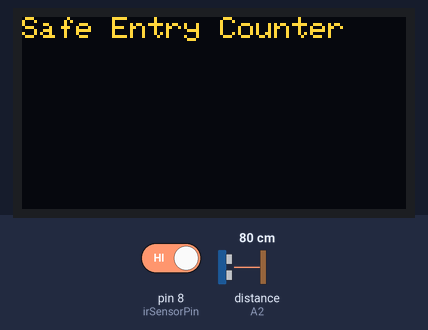
The sketch below on a simulated Arduino Uno, built with avr-gcc and run on an emulated ATmega328P. Parts: 128×64 one-colour display. Wiring (inferred from the names in the program): ultrasonic range finder: trigger A1; echo A2. The test bench sets the inputs (shaded band); at power-on: pin 8 (irSensorPin) HIGH, distance to the obstacle (sensor on A2) 80 cm. The echo pulse lasts 58.3 µs per cm; the OLED is the two-colour kind (top 16 rows yellow); what the sketch prints to the serial monitor is not drawn.

Above: at 3.2 s.
3.3 s: pin 8 (irSensorPin) driven LOW
At 4.6 s:
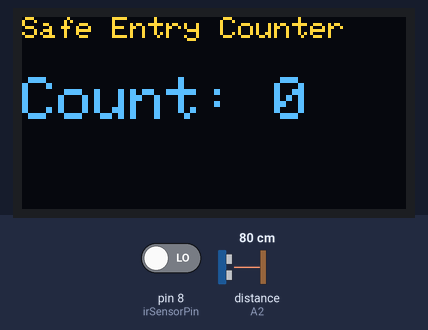
At 6.4 s:
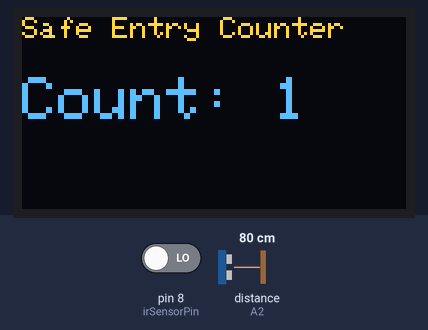
Timing chart, 0 to 7.9 s (numbered marks = the images above; inputs shaded):
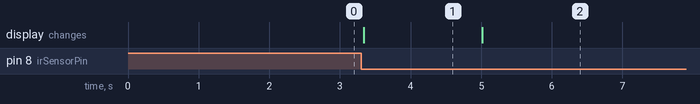

The sketch:

40_SafeEntryEncounterEystem.ino
```cpp
// Safe Entry Counter System (Single IR + Ultrasonic)
// Components: Ultrasonic Sensor, 1x IR Sensor, OLED Display

#include <Wire.h>
#include <Adafruit_GFX.h>
#include <Adafruit_SSD1306.h>

// OLED settings
#define SCREEN_WIDTH 128
#define SCREEN_HEIGHT 64
Adafruit_SSD1306 display(SCREEN_WIDTH, SCREEN_HEIGHT, &Wire, -1);

// Sensor pins
const int irSensorPin = 8;     // Single IR sensor
const int trigPin = A1;         // Ultrasonic trig
const int echoPin = A2;        // Ultrasonic echo

long duration;
int distance;
int prevDistance = 0;
int peopleCount = 0;
const int maxDistance = 120;   // cm detection zone
const int minDistance = 10;    // ignore very close noise

void setup() {
  Serial.begin(9600);

  pinMode(irSensorPin, INPUT);
  pinMode(trigPin, OUTPUT);
  pinMode(echoPin, INPUT);

  // OLED setup
  if (!display.begin(SSD1306_SWITCHCAPVCC, 0x3C)) {
    Serial.println(F("OLED not found!"));
    for (;;);
  }
  display.clearDisplay();
  display.setTextSize(1);
  display.setTextColor(WHITE);
  display.setCursor(0, 0);
  display.println("Safe Entry Counter");
  display.display();
  delay(2000);
}

void loop() {
  // Measure distance
  digitalWrite(trigPin, LOW);
  delayMicroseconds(2);
  digitalWrite(trigPin, HIGH);
  delayMicroseconds(10);
  digitalWrite(trigPin, LOW);

  duration = pulseIn(echoPin, HIGH);
  distance = duration * 0.034 / 2; // in cm

  // Check IR sensor trigger
  if (digitalRead(irSensorPin) == LOW && distance > minDistance && distance < maxDistance) {
    if (prevDistance == 0) {
      prevDistance = distance;  // store first detection distance
    } else {
      // Compare new distance to previous
      if (distance < prevDistance) {
        peopleCount++; // Person moving closer = entering
        Serial.println("Person Entered");
      } else if (distance > prevDistance) {
        if (peopleCount > 0) {
          peopleCount--; // Person moving away = exiting
          Serial.println("Person Exited");
        }
      }
      prevDistance = 0; // reset after decision
      updateDisplay();
      delay(800); // debounce
    }
  }
}

// Function to update OLED
void updateDisplay() {
  display.clearDisplay();
  display.setTextSize(1);
  display.setCursor(0, 0);
  display.println("Safe Entry Counter");

  display.setTextSize(2);
  display.setCursor(0, 20);
  display.print("Count: ");
  display.println(peopleCount);

  display.display();
}
```

Measured:
- after the input at 3.3 s, the display: changes at once (image 1)
- what the display in image 1 shows lasts 1.7 s, from 3.3 s to 5.0 s
